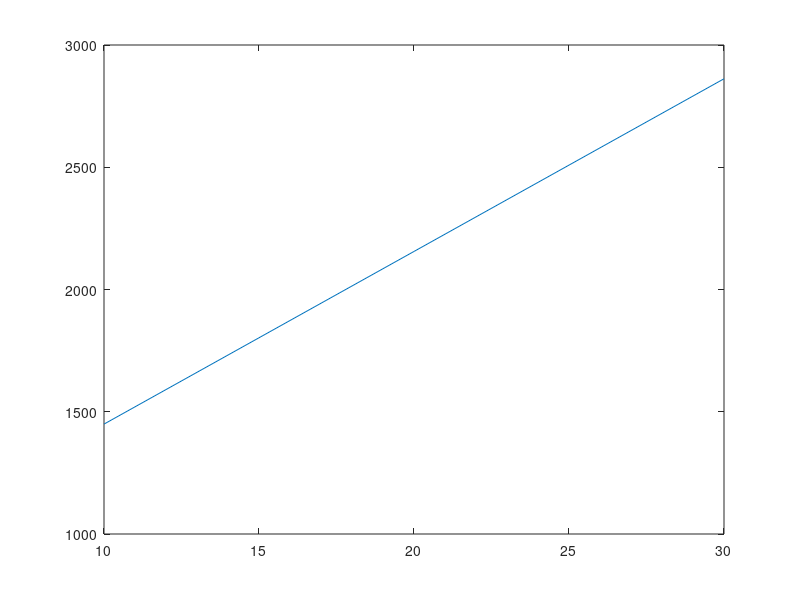

Here is the MATLAB script that generated this plot:
operating_point='A'

if operating_point=='A'
vd = -22.4; %  d-axis voltage value in V
vq = 8.4; %  q-axis voltage value in V
id = -565.4; %  d-axis current value in A
iq = 570.5; %  q-axis current value in A
Ld= 109e-6; % d-axis inductance value in H
Lq=109e-6; % q-axis inductance value in H
Vdc= 625; % DC link voltage in V
electrical_frequency=20; % Hz
end

if operating_point=='B'
vd = -308.8; %  d-axis voltage value in V
vq = 101.2; %  q-axis voltage value in V
id = -688.5; %  d-axis current value in A
iq = 457.4; %  q-axis current value in A
Ld= 116e-6; % d-axis inductance value in H
Lq=156e-6; % q-axis inductance value in H
Vdc= 625; % DC link voltage in V
electrical_frequency=300; % Hz
end


if operating_point=='C'
vd = -254; %  d-axis voltage value in V
vq = 202.7; %  q-axis voltage value in V
id = -253.6; %  d-axis current value in A
iq = 318.8; %  q-axis current value in A
Ld= 125e-6; % d-axis inductance value in H
Lq=209e-6; % q-axis inductance value in H
Vdc= 625; % DC link voltage in V
electrical_frequency=300; % Hz
end



if operating_point=='D'
vd = -184.4; %  d-axis voltage value in V
vq = 248.5; %  q-axis voltage value in V
id = -92.3; %  d-axis current value in A
iq = 192.7; %  q-axis current value in A
Ld= 135e-6; % d-axis inductance value in H
Lq=330e-6; % q-axis inductance value in H
Vdc= 625; % DC link voltage in V
electrical_frequency=300; % Hz
end



if operating_point=='E'
vd = -301.9; %  d-axis voltage value in V
vq = 120.1; %  q-axis voltage value in V
id = -774.2; %  d-axis current value in A
iq = 200.4; %  q-axis current value in A
Ld= 133e-6; % d-axis inductance value in H
Lq=394e-6; % q-axis inductance value in H
Vdc= 625; % DC link voltage in V
electrical_frequency=500; % Hz
end



if operating_point=='F'
vd = -211.9; %  d-axis voltage value in V
vq = 246.3; %  q-axis voltage value in V
id = -468.9; %  d-axis current value in A
iq = 118.6; %  q-axis current value in A
Ld= 145e-6; % d-axis inductance value in H
Lq=  503e-6; % q-axis inductance value in H
Vdc= 625; % DC link voltage in V
electrical_frequency=500; % Hz
end


S = vd * id + vq * iq; % Real power in dq
V_peak = sqrt(vd^2 + vq^2); % Magnitude of voltage vector
I_peak = sqrt(id^2 + iq^2); % Magnitude of current vector

theta_pf = S / (V_peak * I_peak);
m_a=V_peak/Vdc;
ffund=electrical_frequency;
I_peak
%%
Fsw_a=10e3:5e3:30e3;
A_die=500;

P_on_x=[];
P_zcs_x=[];
P_over_x=[];

for fsw=Fsw_a

k_r=7.2*1e-3;
alpha_r= 1.6;
U_b=0.9; % kV 
r_on=k_r * (U_b*1000)^(alpha_r)/A_die/1000; %% I changed this formulation because it is not correct 

P_c= 0;
sample_theta=1e-2;

for theta=theta_pf:sample_theta:(theta_pf+pi)
    IL= I_peak*sin(theta-theta_pf);
    D_upper= (1+m_a*sin(theta))/2;
    D_lower= (1-m_a*sin(theta))/2;
    P_c= P_c+ (r_on*IL^2*D_upper*sample_theta)+  (r_on*IL^2*D_lower*sample_theta);
end


Udc=625; 
Ub=U_b*1e3;
k_c=1.6e4;
alpha_c=-1;
C_oss= k_c*(Ub^alpha_c)*A_die*1e-12;
Esw=C_oss*Udc^2;

E_zcs= 0;
sample_theta=1e-2;

sample_theta=ffund*2*pi/(fsw);

for theta=theta_pf:sample_theta:(theta_pf+pi)
    E_zcs= E_zcs+ Esw;
end

dv_dt=20e3/1e-6; % V/s
di_dt=20e3/1e-6; % V/s

E_over=0;
for theta=theta_pf:sample_theta:(theta_pf+pi)
   IL= abs(I_peak*sin(theta-theta_pf));
   E_over2= ((Udc*IL.^2/di_dt)+(Udc^2.*IL/dv_dt));
   E_over =E_over + E_over2;
end


P_on_x=[P_on_x 2*P_c/2/pi];
P_zcs_x=[P_zcs_x  ffund*2*E_zcs];
P_over_x=[P_over_x  ffund*2*E_over];

end

P_totx= 3*(P_on_x+P_zcs_x+P_over_x);


figure()

plot(Fsw_a/1e3,P_totx)

P_totx
